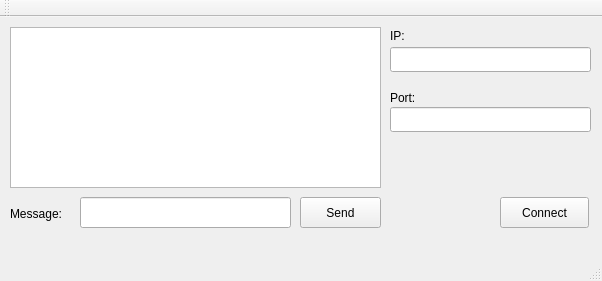
<?xml version="1.0" encoding="UTF-8"?>
<ui version="4.0">
 <class>MainWindow</class>
 <widget class="QMainWindow" name="MainWindow">
  <property name="geometry">
   <rect>
    <x>0</x>
    <y>0</y>
    <width>602</width>
    <height>281</height>
   </rect>
  </property>
  <property name="windowTitle">
   <string>MainWindow</string>
  </property>
  <widget class="QWidget" name="centralWidget">
   <widget class="QTextBrowser" name="showText">
    <property name="geometry">
     <rect>
      <x>10</x>
      <y>10</y>
      <width>371</width>
      <height>161</height>
     </rect>
    </property>
   </widget>
   <widget class="QPushButton" name="sendButton">
    <property name="geometry">
     <rect>
      <x>300</x>
      <y>180</y>
      <width>81</width>
      <height>31</height>
     </rect>
    </property>
    <property name="text">
     <string>Send</string>
    </property>
   </widget>
   <widget class="QLineEdit" name="msgEdit">
    <property name="geometry">
     <rect>
      <x>80</x>
      <y>180</y>
      <width>211</width>
      <height>31</height>
     </rect>
    </property>
   </widget>
   <widget class="QLineEdit" name="ipEdit">
    <property name="geometry">
     <rect>
      <x>390</x>
      <y>30</y>
      <width>201</width>
      <height>25</height>
     </rect>
    </property>
   </widget>
   <widget class="QLabel" name="ipLabel">
    <property name="geometry">
     <rect>
      <x>390</x>
      <y>10</y>
      <width>21</width>
      <height>17</height>
     </rect>
    </property>
    <property name="text">
     <string>IP:</string>
    </property>
   </widget>
   <widget class="QLabel" name="msgLabel">
    <property name="geometry">
     <rect>
      <x>10</x>
      <y>186</y>
      <width>71</width>
      <height>21</height>
     </rect>
    </property>
    <property name="text">
     <string>Message:</string>
    </property>
   </widget>
   <widget class="QLabel" name="portLabel">
    <property name="geometry">
     <rect>
      <x>390</x>
      <y>70</y>
      <width>41</width>
      <height>21</height>
     </rect>
    </property>
    <property name="text">
     <string>Port:</string>
    </property>
   </widget>
   <widget class="QLineEdit" name="portEdit">
    <property name="geometry">
     <rect>
      <x>390</x>
      <y>90</y>
      <width>201</width>
      <height>25</height>
     </rect>
    </property>
   </widget>
   <widget class="QPushButton" name="pushButton">
    <property name="geometry">
     <rect>
      <x>500</x>
      <y>180</y>
      <width>89</width>
      <height>31</height>
     </rect>
    </property>
    <property name="text">
     <string>Connect</string>
    </property>
   </widget>
  </widget>
  <widget class="QMenuBar" name="menuBar">
   <property name="geometry">
    <rect>
     <x>0</x>
     <y>0</y>
     <width>602</width>
     <height>22</height>
    </rect>
   </property>
  </widget>
  <widget class="QToolBar" name="mainToolBar">
   <attribute name="toolBarArea">
    <enum>TopToolBarArea</enum>
   </attribute>
   <attribute name="toolBarBreak">
    <bool>false</bool>
   </attribute>
  </widget>
  <widget class="QStatusBar" name="statusBar"/>
 </widget>
 <layoutdefault spacing="6" margin="11"/>
 <resources/>
 <connections/>
</ui>
